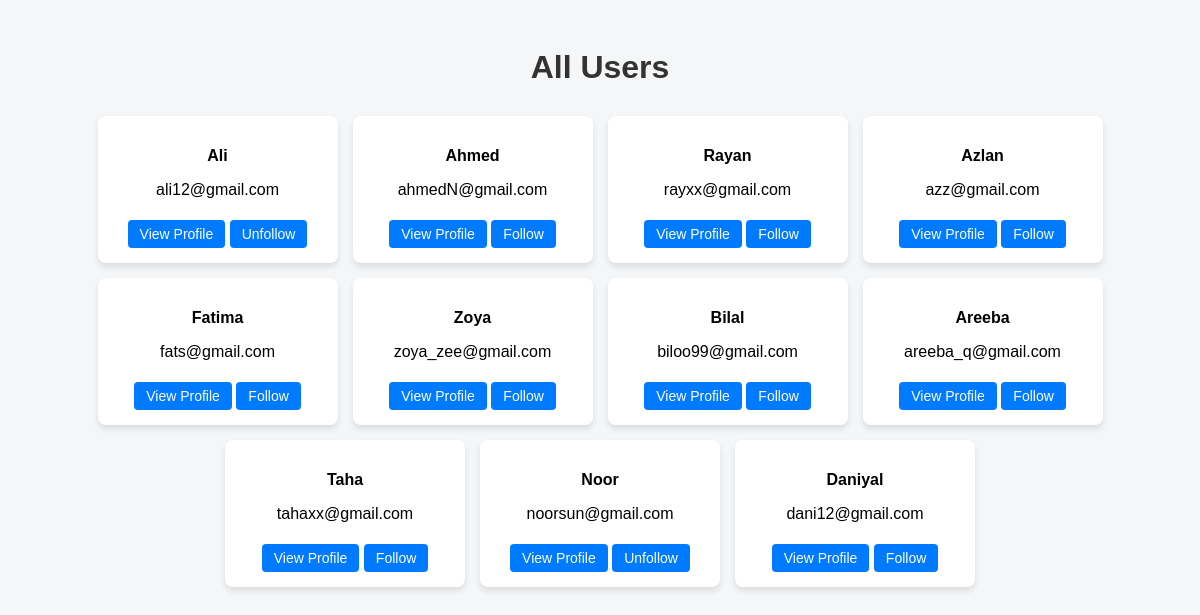
Screenshot of /allusers (signed in) with the database file from the repository.
### tables this page shows
CREATE TABLE Users (
    username TEXT PRIMARY KEY,
    email TEXT UNIQUE NOT NULL,
    password TEXT NOT NULL,
    description TEXT,
    noOfBooksRead INT DEFAULT 0,
    topPick1 TEXT,
    topPick2 TEXT,
    topPick3 TEXT
);

### app.py (the view)
@app.route("/allusers")
def all_users():
    if "username" not in session:
        return redirect("/login")
    current_user = session["username"]
    conn = get_db_connection()
    users = conn.execute("SELECT * FROM Users").fetchall()
    followed = conn.execute("SELECT followee FROM Follows WHERE follower = ?", (current_user,)).fetchall()
    followed_set = {row['followee'] for row in followed}
    conn.close()
    return render_template("allusers.html", users=users, followed_set=followed_set, current_user=current_user)

### app.py (called while the page is built)
def get_db_connection():
    conn = sqlite3.connect(DATABASE)
    conn.row_factory = sqlite3.Row
    return conn

### templates/allusers.html (shortened to what this page needs)
<!DOCTYPE html>
<html lang="en">
<head>
</head>
<body>
    <h1>All Users</h1>
    <div class="user-list">
        {% for user in users %}
            {% if user.username != current_user %}
                <div class="user-card">
                    <p><strong>{{ user.username }}</strong></p>
                    <p>{{ user.email }}</p>
                    <form action="/profile/{{ user.username }}" method="get" style="display: inline;">
                        <button type="submit">View Profile</button>
                    </form>
                    {% if user.username in followed_set %}
                        <form action="/unfollow/{{ user.username }}" method="post" style="display: inline;">
                            <button type="submit">Unfollow</button>
                        </form>
                    {% else %}
                        <form action="/follow/{{ user.username }}" method="post" style="display: inline;">
                            <button type="submit">Follow</button>
                        </form>
                    {% endif %}
                </div>
            {% endif %}
        {% endfor %}
    </div>
</body>
</html>

### templates/allusers.html (style rules this page uses)
body { font-family: Arial, sans-serif; background-color: #f4f6f8; padding: 20px; text-align: center; }
h1 { color: #333; margin-bottom: 30px; }
.user-list { display: flex; flex-wrap: wrap; justify-content: center; gap: 15px; }
.user-card { background-color: white; padding: 15px 20px; border-radius: 8px; box-shadow: 0 4px 6px rgba(0, 0, 0, 0.1); width: 200px; transition: transform 0.2s ease-in-out; }
button { background-color: #007BFF; color: white; border: none; padding: 6px 12px; border-radius: 4px; margin-top: 5px; cursor: pointer; font-size: 14px; }

### rows the page displays
Users: username "Ali", email "ali12@gmail.com"
Users: username "Ahmed", email "ahmedN@gmail.com"
Users: username "Rayan", email "rayxx@gmail.com"
Users: username "Azlan", email "azz@gmail.com"
Users: username "Fatima", email "fats@gmail.com"
Users: username "Zoya", email "zoya_zee@gmail.com"
Users: username "Bilal", email "biloo99@gmail.com"
Users: username "Areeba", email "areeba_q@gmail.com"
Users: username "Taha", email "tahaxx@gmail.com"
Users: username "Noor", email "noorsun@gmail.com"
Users: username "Daniyal", email "dani12@gmail.com"
